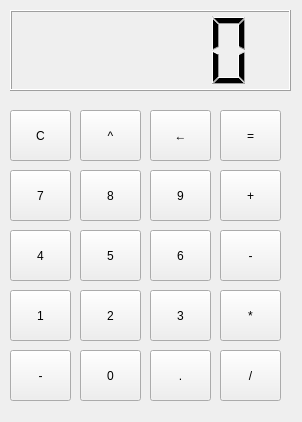
<?xml version="1.0" encoding="UTF-8"?>
<ui version="4.0">
 <class>MainWindow</class>
 <widget class="QMainWindow" name="MainWindow">
  <property name="enabled">
   <bool>true</bool>
  </property>
  <property name="geometry">
   <rect>
    <x>0</x>
    <y>0</y>
    <width>302</width>
    <height>422</height>
   </rect>
  </property>
  <property name="windowTitle">
   <string>MainWindow</string>
  </property>
  <widget class="QWidget" name="centralwidget">
   <widget class="QPushButton" name="pushButton_7">
    <property name="geometry">
     <rect>
      <x>10</x>
      <y>170</y>
      <width>61</width>
      <height>51</height>
     </rect>
    </property>
    <property name="text">
     <string>7</string>
    </property>
   </widget>
   <widget class="QLCDNumber" name="lcdNumber">
    <property name="geometry">
     <rect>
      <x>10</x>
      <y>10</y>
      <width>281</width>
      <height>81</height>
     </rect>
    </property>
   </widget>
   <widget class="QPushButton" name="pushButton_8">
    <property name="geometry">
     <rect>
      <x>80</x>
      <y>170</y>
      <width>61</width>
      <height>51</height>
     </rect>
    </property>
    <property name="text">
     <string>8</string>
    </property>
   </widget>
   <widget class="QPushButton" name="pushButton_9">
    <property name="geometry">
     <rect>
      <x>150</x>
      <y>170</y>
      <width>61</width>
      <height>51</height>
     </rect>
    </property>
    <property name="text">
     <string>9</string>
    </property>
   </widget>
   <widget class="QPushButton" name="pushButton_4">
    <property name="geometry">
     <rect>
      <x>10</x>
      <y>230</y>
      <width>61</width>
      <height>51</height>
     </rect>
    </property>
    <property name="text">
     <string>4</string>
    </property>
   </widget>
   <widget class="QPushButton" name="pushButton_5">
    <property name="geometry">
     <rect>
      <x>80</x>
      <y>230</y>
      <width>61</width>
      <height>51</height>
     </rect>
    </property>
    <property name="text">
     <string>5</string>
    </property>
   </widget>
   <widget class="QPushButton" name="pushButton_6">
    <property name="geometry">
     <rect>
      <x>150</x>
      <y>230</y>
      <width>61</width>
      <height>51</height>
     </rect>
    </property>
    <property name="text">
     <string>6</string>
    </property>
   </widget>
   <widget class="QPushButton" name="pushButton_1">
    <property name="geometry">
     <rect>
      <x>10</x>
      <y>290</y>
      <width>61</width>
      <height>51</height>
     </rect>
    </property>
    <property name="text">
     <string>1</string>
    </property>
   </widget>
   <widget class="QPushButton" name="pushButton_2">
    <property name="geometry">
     <rect>
      <x>80</x>
      <y>290</y>
      <width>61</width>
      <height>51</height>
     </rect>
    </property>
    <property name="text">
     <string>2</string>
    </property>
   </widget>
   <widget class="QPushButton" name="pushButton_3">
    <property name="geometry">
     <rect>
      <x>150</x>
      <y>290</y>
      <width>61</width>
      <height>51</height>
     </rect>
    </property>
    <property name="text">
     <string>3</string>
    </property>
   </widget>
   <widget class="QPushButton" name="pushButton_0">
    <property name="geometry">
     <rect>
      <x>80</x>
      <y>350</y>
      <width>61</width>
      <height>51</height>
     </rect>
    </property>
    <property name="text">
     <string>0</string>
    </property>
   </widget>
   <widget class="QPushButton" name="pushButton_plus">
    <property name="geometry">
     <rect>
      <x>220</x>
      <y>170</y>
      <width>61</width>
      <height>51</height>
     </rect>
    </property>
    <property name="text">
     <string>+</string>
    </property>
   </widget>
   <widget class="QPushButton" name="pushButton_minus">
    <property name="geometry">
     <rect>
      <x>220</x>
      <y>230</y>
      <width>61</width>
      <height>51</height>
     </rect>
    </property>
    <property name="text">
     <string>-</string>
    </property>
   </widget>
   <widget class="QPushButton" name="pushButton_multi">
    <property name="geometry">
     <rect>
      <x>220</x>
      <y>290</y>
      <width>61</width>
      <height>51</height>
     </rect>
    </property>
    <property name="text">
     <string>*</string>
    </property>
   </widget>
   <widget class="QPushButton" name="pushButton_equal">
    <property name="geometry">
     <rect>
      <x>220</x>
      <y>110</y>
      <width>61</width>
      <height>51</height>
     </rect>
    </property>
    <property name="text">
     <string>=</string>
    </property>
   </widget>
   <widget class="QPushButton" name="pushButton_div">
    <property name="geometry">
     <rect>
      <x>220</x>
      <y>350</y>
      <width>61</width>
      <height>51</height>
     </rect>
    </property>
    <property name="text">
     <string>/</string>
    </property>
   </widget>
   <widget class="QPushButton" name="pushButton_reset">
    <property name="enabled">
     <bool>true</bool>
    </property>
    <property name="geometry">
     <rect>
      <x>10</x>
      <y>110</y>
      <width>61</width>
      <height>51</height>
     </rect>
    </property>
    <property name="mouseTracking">
     <bool>false</bool>
    </property>
    <property name="contextMenuPolicy">
     <enum>Qt::DefaultContextMenu</enum>
    </property>
    <property name="text">
     <string>C</string>
    </property>
    <property name="autoRepeat">
     <bool>false</bool>
    </property>
    <property name="autoDefault">
     <bool>false</bool>
    </property>
    <property name="default">
     <bool>false</bool>
    </property>
    <property name="flat">
     <bool>false</bool>
    </property>
   </widget>
   <widget class="QPushButton" name="pushButton_10">
    <property name="geometry">
     <rect>
      <x>150</x>
      <y>350</y>
      <width>61</width>
      <height>51</height>
     </rect>
    </property>
    <property name="text">
     <string>.</string>
    </property>
   </widget>
   <widget class="QPushButton" name="pushButton_delete">
    <property name="geometry">
     <rect>
      <x>150</x>
      <y>110</y>
      <width>61</width>
      <height>51</height>
     </rect>
    </property>
    <property name="text">
     <string>←</string>
    </property>
   </widget>
   <widget class="QPushButton" name="pushButton_times">
    <property name="geometry">
     <rect>
      <x>80</x>
      <y>110</y>
      <width>61</width>
      <height>51</height>
     </rect>
    </property>
    <property name="text">
     <string>^</string>
    </property>
   </widget>
   <widget class="QPushButton" name="pushButton_negative">
    <property name="geometry">
     <rect>
      <x>10</x>
      <y>350</y>
      <width>61</width>
      <height>51</height>
     </rect>
    </property>
    <property name="text">
     <string>-</string>
    </property>
   </widget>
  </widget>
 </widget>
 <resources/>
 <connections/>
</ui>
